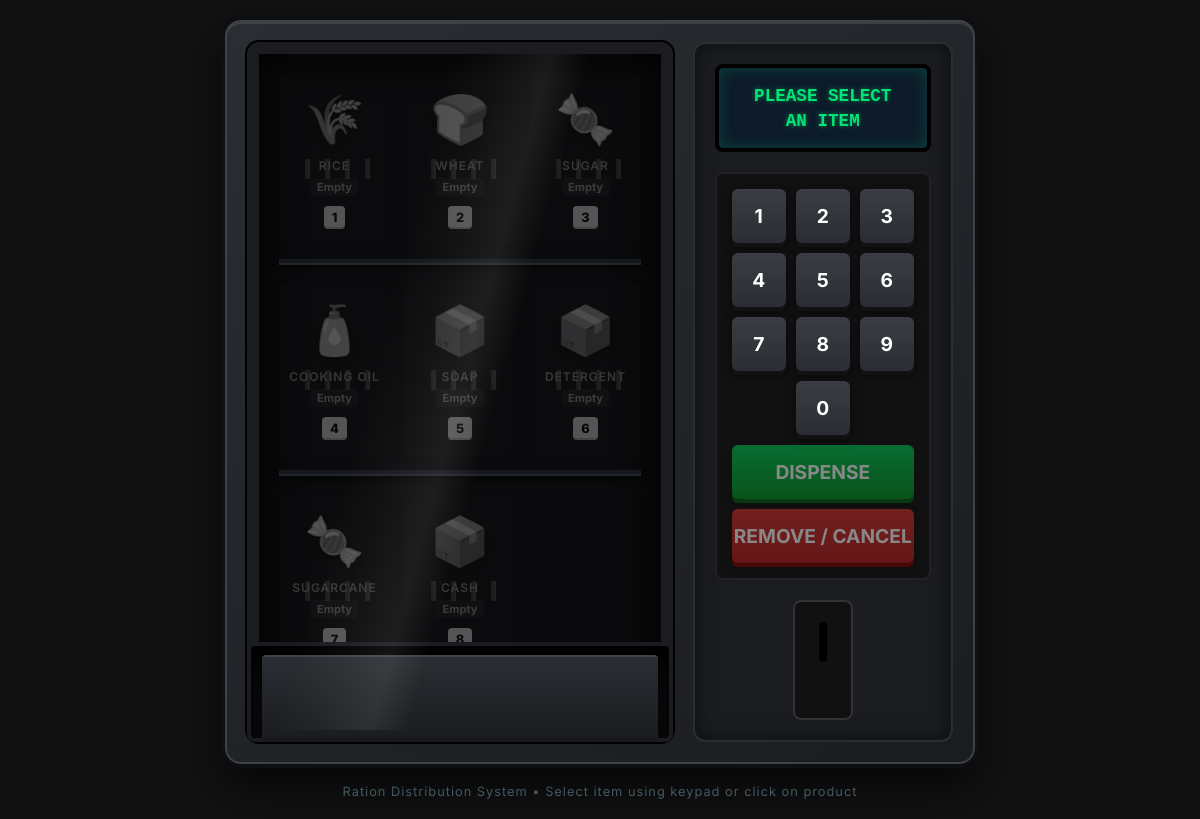
The app's page /vending/machine (signed in) with its own data.
### models.py (models this page shows)
class Product(db.Model):
    __tablename__ = 'product'
    id = db.Column(db.Integer, primary_key=True)
    name = db.Column(db.String(100), nullable=False)
    price = db.Column(db.Float, nullable=False)
    unit = db.Column(db.String(20), default="kg")
    max_limit = db.Column(db.Integer, default=5)
    image_url = db.Column(db.String(255), default="")
    slot_number = db.Column(db.Integer, unique=True) # 1 to 10 mapped to vending machine keys
    hex_color = db.Column(db.String(10), default="0x00e676") # e.g. 0xf9a825 for 3D model
    is_active = db.Column(db.Boolean, default=True)
    order_items = db.relationship('OrderItem', backref='product', lazy=True)

### routes.py (the view, shortened to what this page needs)
@main.route('/vending/machine')
def vending_machine():
    if current_user.is_authenticated and current_user.is_admin:
        products = Product.query.filter_by(is_active=True).order_by(Product.slot_number).all()
        class DummyOrder: items = []
        return render_template('vending-machine.html', order=DummyOrder(), products=products)

### templates/vending-machine.html (shortened to what this page needs)
<!DOCTYPE html>
<html lang="en">
<head>
    <link rel="stylesheet" href="{{ url_for('static', filename='css/style.css') }}">
</head>
<body class="vending-body">
<div>
    <div class="vm-container">
        <div class="vm-glass-door">
            <div class="vm-shelf">
            {% for p in products %}
                {% set item = order.items | selectattr('product_id', 'equalto', p.id) | list | first %}
                {% set is_active = item and item.quantity > 0 and not item.dispensed %}
                {% set is_done = item and item.dispensed %}
                {% set icon = '🌾' if 'rice' in p.name.lower() else
                             '🍬' if 'sugar' in p.name.lower() else
                             '🧴' if 'oil' in p.name.lower() else
                             '🍞' if 'wheat' in p.name.lower() else
                             '🍲' if 'dal' in p.name.lower() else
                             '🧂' if 'salt' in p.name.lower() else '📦' %}
                <div class="vm-slot {% if is_active %}active{% elif is_done or not item %}disabled{% endif %}" onclick="selectSlot('{{ p.slot_number }}')">
                    <div class="vm-spiral"></div>
                    <div class="vm-item-icon" id="icon-{{ p.slot_number }}">{{ icon }}</div>
                    <div class="vm-item-name">{{ p.name[:12] }}</div>
                    <div class="vm-item-qty">
                        {% if is_active %}
                            {{ item.quantity }} {{ p.unit }} Ready
                        {% elif is_done %}
                            Done
                        {% else %}
                            Empty
                        {% endif %}
                    </div>
                    <div class="vm-slot-number">{{ p.slot_number }}</div>
                </div>
                {% if loop.index % 3 == 0 and not loop.last %}
                    </div><div class="vm-shelf">
                {% endif %}
            {% endfor %}
            </div>
        </div>
        <div class="vm-control-panel">
            <div class="vm-lcd">
                <div class="vm-lcd-text" id="lcdScreen">
                    <span>PLEASE SELECT</span>
                    <span>AN ITEM</span>
                </div>
            </div>
            <div class="vm-keypad">
                <button class="vm-key" onclick="pressKey(1)">1</button>
                <button class="vm-key" onclick="pressKey(2)">2</button>
                <button class="vm-key" onclick="pressKey(3)">3</button>
                <button class="vm-key" onclick="pressKey(4)">4</button>
                <button class="vm-key" onclick="pressKey(5)">5</button>
                <button class="vm-key" onclick="pressKey(6)">6</button>
                <button class="vm-key" onclick="pressKey(7)">7</button>
                <button class="vm-key" onclick="pressKey(8)">8</button>
                <button class="vm-key" onclick="pressKey(9)">9</button>
                <button class="vm-key" onclick="pressKey(0)">0</button>
                <button class="vm-key action-btn" id="btnDispense" onclick="actionDispense()" disabled>DISPENSE</button>
                <button class="vm-key remove-btn" id="btnRemove" onclick="actionRemove()" disabled>REMOVE / CANCEL</button>
            </div>
            <div class="vm-coin-slot"></div>
        </div>
        <div class="vm-dispenser" id="dispenserFlap">
            <div class="vm-flap"></div>
        </div>
    </div>
    <div class="vm-footer-text">Ration Distribution System &bull; Select item using keypad or click on product</div>
</div>
</body>
</html>

### static/css/style.css (style rules this page uses)
:root { --bg: #050814; --bg2: #080d1a; --card: #0c1221; --card2: #111827; --border: rgba(255,255,255,0.07); --border2: rgba(255,255,255,0.12); --text: #f8fafc; --text2: #94a3b8; --text3: #475569; --blue: #3b82f6; --blue2: #60a5fa; --blue-glow: rgba(59,130,246,0.25); --green: #10b981; --green2: #34d399; --green-glow: rgba(16,185,129,0.25); --yellow: #f59e0b; --yellow2: #fbbf24; --red: #ef4444; --red2: #f87171; --purple: #8b5cf6; --purple2: #a78bfa; --radius: 16px; --radius-sm: 10px; --transition: background 0.3s ease, color 0.3s ease, border-color 0.3s ease, box-shadow 0.3s ease; }
*,*::before,*::after { box-sizing:border-box;margin:0;padding:0; }
body { font-family:'Inter',sans-serif; background:var(--bg); color:var(--text); min-height:100vh; -webkit-font-smoothing:antialiased; transition: var(--transition); }
body::before { content:''; position:fixed; top:50%; left:50%; transform:translate(-50%,-50%); width:420px; height:420px; background-image:url('/static/images/tn_emblem.png'); background-size:contain; background-repeat:no-repeat; background-position:center; opacity:0.03; pointer-events:none; z-index:0; }
body > * { position:relative; z-index:1; }
body.vending-body { background:radial-gradient(ellipse at 20% 20%,#0f1f3d 0%,var(--bg) 60%); min-height:100vh;display:flex;flex-direction:column; align-items:center;justify-content:center;padding:20px; }

### records on screen
Product: icon "🌾", name "RICE", slot_number "1"
Product: icon "🍞", name "WHEAT", slot_number "2"
Product: icon "🍬", name "SUGAR", slot_number "3"
Product: icon "🧴", name "COOKING OIL", slot_number "4"
Product: icon "📦", name "SOAP", slot_number "5"
Product: icon "📦", name "DETERGENT", slot_number "6"
Product: icon "🍬", name "SUGARCANE", slot_number "7"
Product: icon "📦", name "CASH", slot_number "8"
